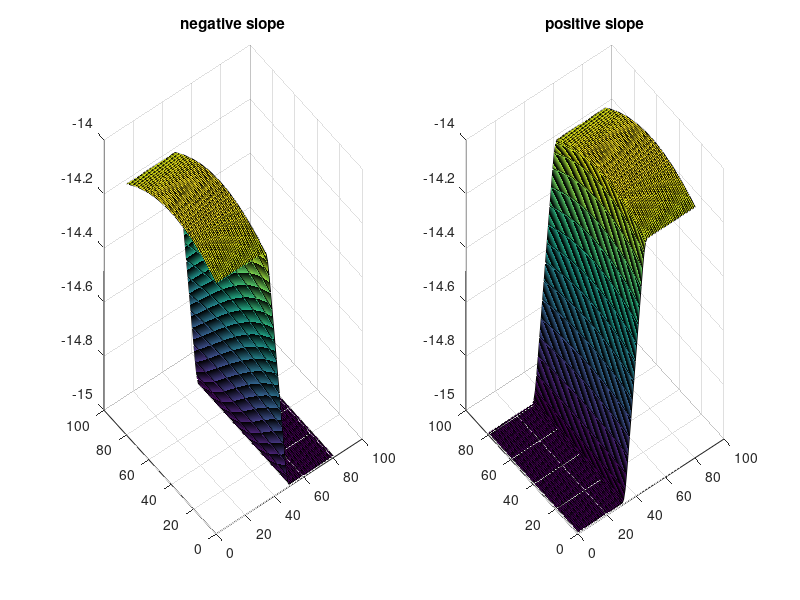

MATLAB code to generate this figure:

function salinas_learning()

    % Output neuron prefernce
    h = 0; %-4:1:4; 

    % Response params
    R_max = 1;
    M = 3;
    sigma = 100;
    
    % Learning parameter
    k = 15;
    
    % Training stimuli
    training_ret = -6.5:1:6.5;
    training_eye = -6.5:1:6.5;
    numTrainingInputs = length(training_ret)*length(training_eye);

    % Size of space
    eye_size = 40;
    ret_size = 40;

    % Setup input neuron preferences
    eye_prefs = -eye_size:1:eye_size;
    ret_prefs = fliplr(-ret_size:1:ret_size);
    
    % Response history
    input_positiveslope_history = zeros(length(ret_prefs), length(eye_prefs), numTrainingInputs);
    input_negativeslope_history = zeros(length(ret_prefs), length(eye_prefs), numTrainingInputs);
    output_history = zeros(numTrainingInputs,1);
    
    % Computing mesh used to evaluate input layer
    [eye_mesh ret_mesh] = meshgrid(eye_prefs, ret_prefs);
    
    %% Compute input and output responses
    % Iterate all combinations of ret,eye locations to train: could have
    % vectorized, but what the heck
    n = 1;
    for r=1:length(training_ret),
        
        for e=1:length(training_eye),
            
            % Get stimuli
            ret = training_ret(r);
            eye = training_eye(e);
            
            % Sensory layer response
            total_positive = sensory_layer_response(eye, ret, 1);
            total_negative = sensory_layer_response(eye, ret, -1);
            
            % Motor layer response
            g = exp(-(h - (ret + eye)).^2/(2*sigma^2));
            
            % Save data
            input_positiveslope_history(:, :, n) = total_positive;
            input_negativeslope_history(:, :, n) = total_negative;
            output_history(n) = g;
            
            % Increment training nr counter
            n = n + 1;
        end
    end
    
    
    
    %% Make weights
    
    % Seight vectors of output neuron
    weights_positiveslope = zeros(length(ret_prefs), length(eye_prefs));
    weights_negativeslope = zeros(length(ret_prefs), length(eye_prefs));
    
    for r=1:length(ret_prefs), % could have vectorized, but why bother, need to finish quick!
        
        for e=1:length(eye_prefs),
            
            weights_positiveslope(r,e) = mean(squeeze(input_positiveslope_history(r, e, :)) .* output_history) - k;
            weights_negativeslope(r,e) = mean(squeeze(input_negativeslope_history(r, e, :)) .* output_history) - k;
        
        end
    end
    
    %% Show figure
    figure
    subplot(1,2,1);
    surf(weights_negativeslope);
    title('negative slope')
    
    subplot(1,2,2);
    surf(weights_positiveslope);
    title('positive slope')
    
    %% Evaluate input layer
    function f = sensory_layer_response(eye, ret, slopesign)
        
        % eye
        gain = slopesign*(eye_mesh - eye) + M; % abs
        
        gain(gain < 0) = 0;
        gain(gain > M) = M;
        
        % ret
        gauss = (R_max/M)*exp(-(ret_mesh-ret).^2/(2*sigma^2));
        
        % f
        f = gauss.*gain;

    end

end